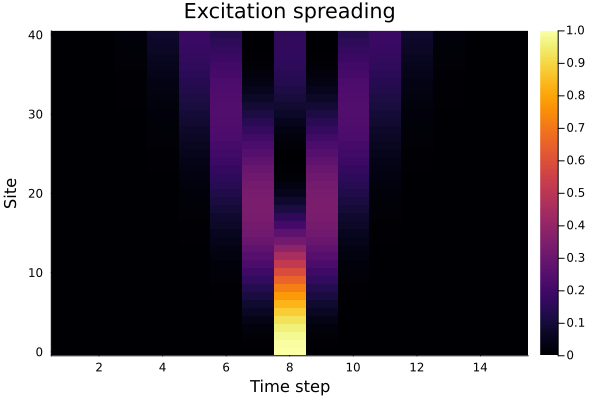

Here is the Julia script that generated this plot:
using LinearAlgebra
using Base.Threads
using ParafermionDynamic  # Use the main module instead of individual submodules
using Plots, JLD2
# -----------------------------
# Model parameters
# -----------------------------
L = 15
n = 3
J  = 1.0
g  = 0.0
α = 10.0
μ = zeros(L)

# Build model in specific sector
model = build_model(L; n=n, hopping=long_range_hopping(L,J,α),
                    pair_hopping=long_range_hopping(L,J,α), mu=μ)

# -----------------------------
# Initial state: excite middle site
# -----------------------------
middle = div(L,2)                  # middle site index (0-based)
s0 = polarized_state(L, n, 0)      # all zeros
s0 = set_digit(s0, middle, 1, n)    # excite middle site to 1

ψ0 = zeros(ComplexF64, length(model.states))
ψ0[model.idxmap[s0]] = 1.0 + 0im   # normalized initial vector

# -----------------------------
# Time evolution parameters
# -----------------------------
dt = 0.05
steps = 40
ψt = copy(ψ0)

# Store occupations
occ_time = zeros(Float64, L, steps+1)
occ_time[:,1] = local_occupation(ψt, model)  # Removed ObservablesZn.

# -----------------------------
# Time evolution loop (Krylov)
# -----------------------------
@time for t in 1:steps
    global ψt = krylov_time_evolve(ψt, dt, apply_H!, model; kry_m=20)
    occ_time[:, t+1] = local_occupation(ψt, model)
    println("Time step $t")
end



# -----------------------------
# Optional: visualize spread
# -----------------------------

heatmap(1:L, 0:steps, occ_time', 
        xlabel="Time step", ylabel="Site", 
        title="Excitation spreading")
savefig("example1.png")
